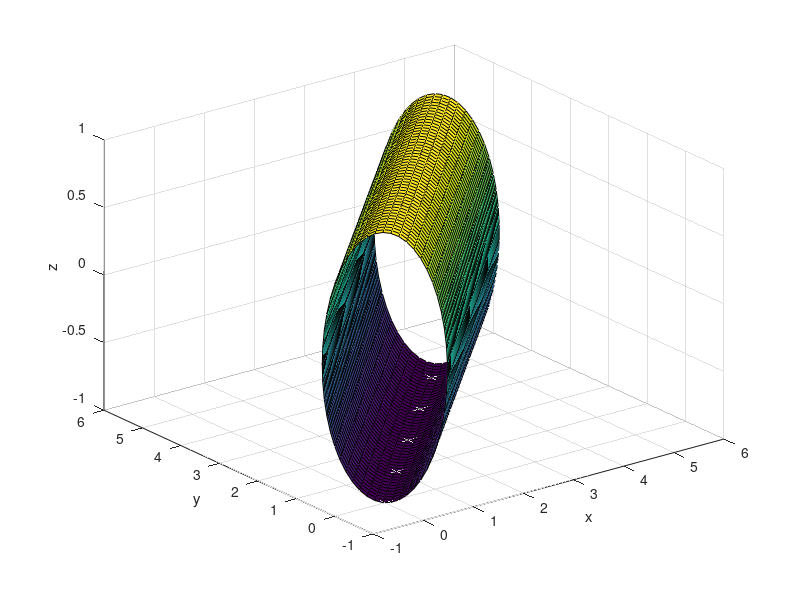

Write MATLAB code to recreate this figure.
clear all
clc

D = 0.1; % diametre de la fibre
Th = 45; % angle de la fibre

u = linspace(0,2*pi,50);
v = linspace(0,2*pi,50);
[u,v] = meshgrid(u,v);

% x = v;
% y = D*cos(u);
% z = D*sin(u);

x = cosd(Th)*v - sind(Th)*cos(u);
y = sind(Th)*v + cosd(Th)*cos(u);
z = sin(u);

surf(x,y,z)
xlabel('x')
ylabel('y')
zlabel('z')

